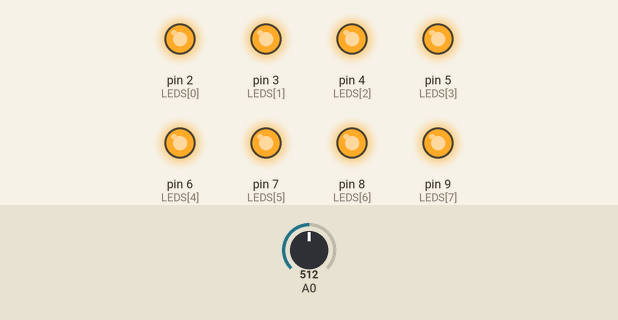
This sketch was run on a simulated Arduino Uno, built with avr-gcc and run on an emulated ATmega328P. Parts: output pins drawn as LEDs (lit = HIGH). The test bench sets the inputs (shaded band); at power-on: A0 = 512.

Above: at 1.2 s.
1.3 s: A0 set to 22
2.8 s: A0 set to 20
At 3.2 s:
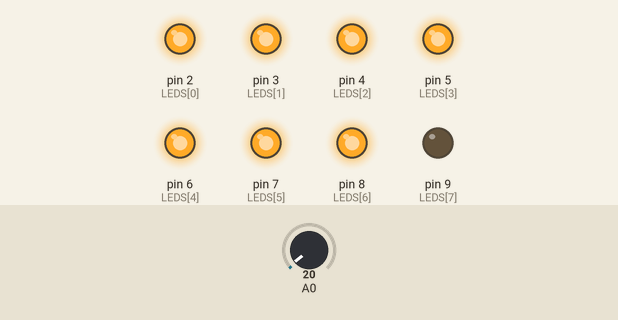
4.3 s: A0 set to 0
At 5.5 s:
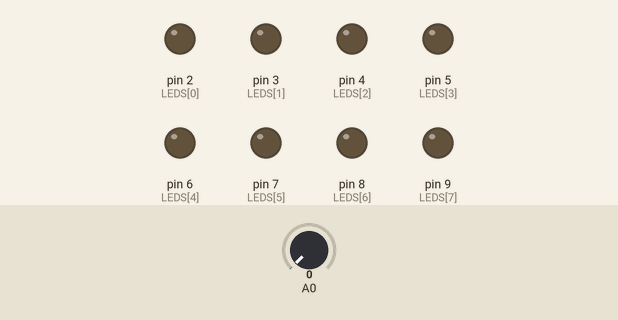
5.8 s: A0 set to 16
At 6.9 s:
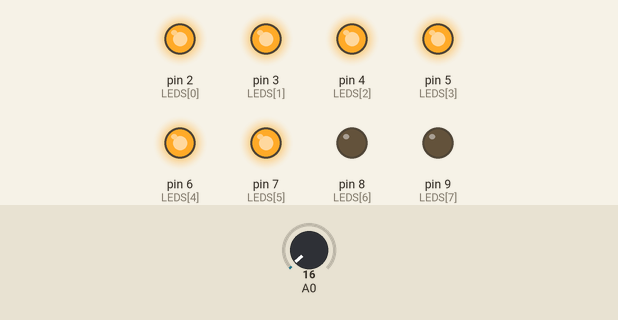
7.3 s: A0 set to 122
At 8.0 s:
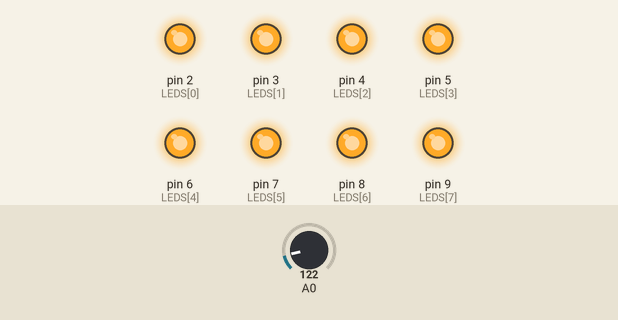
Timing chart, 0 to 9.8 s (numbered marks = the images above; inputs shaded):
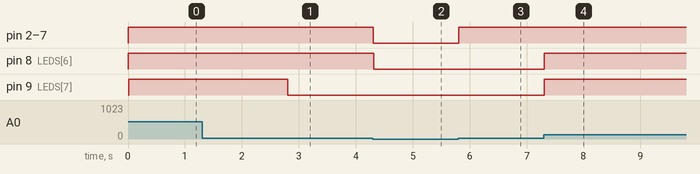

The sketch:

alataveu_amb_vumetre.ino
```cpp
/****************************************************************
**                                                             **
**                          TÍTOL:                             **
**                   altaveu amb vumetre                       **
**                                                             **
**  NOM: MOHAMED EL MARNISSI                  DATA: 23/01/2017 **
****************************************************************/
//************************ INCLUDE ******************************


//*********************** VARIABLES *****************************

int LEDS[8] = {2,3,4, 5, 6, 7, 8,9}; // estableix array amb valor int de 7 variables
int N0[8] = {0,0,0, 0, 0, 0, 0,0};// estableix array amb valor int de 7 variables
int N1[8] = {1,0,0, 0, 0, 0, 0,0};// estableix array amb valor int de 7 variables
int N2[8] = {1,1,0, 0, 0, 0, 0,0};// estableix array amb valor int de 7 variables
int N3[8] = {1,1,1, 0, 0, 0, 0,0};// estableix array amb valor int de 7 variables
int N4[8] = {1,1,1, 1, 0, 0, 0,0};// estableix array amb valor int de 7 variables
int N5[8] = {1,1,1, 1, 1, 0, 0,0};// estableix array amb valor int de 7 variables
int N6[8] = {1,1,1, 1, 1, 1, 0,0};// estableix array amb valor int de 7 variables
int N7[8] = {1,1,1, 1, 1, 1, 1,0};// estableix array amb valor int de 7 variables
int N8[8] = {1,1,1, 1, 1, 1, 1,1};// estableix array amb valor int de 7 variables
int t= 1;
//************************** SETUP ******************************

void setup() {                //Inicia el bloc

  Serial.begin(9600);
  for ( int i = 0; i < 8; i++)//inicia funcio for, estableix variable i amb un valor de 0 , condiciona, si i es inferior a 8 incrementa el valor de i en 1.
  {
    pinMode(LEDS[i], OUTPUT);// estableix totes les variables de l'array LEDS com a sortides

  }

}                             //Finalitza el bloc

//*************************** LOOP ******************************

void loop() {                 // inicia el bucle del programa
 //

 if(analogRead(A0)==0)
 {
  for (int i = 0; i < 8; i++) //inicia funcio for, estableix variable i amb un valor de 0 , condiciona, si i es inferior a 7 incrementa el valor de i en 1.
  {
    digitalWrite(LEDS[i],N0[i]);//Escriu valor de sortida de l'array LEDS en funcio de l'array N0
    delay(t);
  }
 }
 if(analogRead(A0)>0&&analogRead(A0)<3)
 {
  for (int i = 0; i < 8; i++) //inicia funcio for, estableix variable i amb un valor de 0 , condiciona, si i es inferior a 7 incrementa el valor de i en 1.
  {
    digitalWrite(LEDS[i],N1[i]);//Escriu valor de sortida de l'array LEDS en funcio de l'array N0
    delay(t);
  }
 }
 if(analogRead(A0)>3&&analogRead(A0)<6)
 {
  for (int i = 0; i < 8; i++) //inicia funcio for, estableix variable i amb un valor de 0 , condiciona, si i es inferior a 7 incrementa el valor de i en 1.
  {
    digitalWrite(LEDS[i],N2[i]);//Escriu valor de sortida de l'array LEDS en funcio de l'array N0
    delay(t);
  }
 }
 if(analogRead(A0)>6&&analogRead(A0)<9)
 {
  for (int i = 0; i < 8; i++) //inicia funcio for, estableix variable i amb un valor de 0 , condiciona, si i es inferior a 7 incrementa el valor de i en 1.
  {
    digitalWrite(LEDS[i],N3[i]);//Escriu valor de sortida de l'array LEDS en funcio de l'array N0
    delay(t);
  }
 }
 if(analogRead(A0)>9&&analogRead(A0)<12)
 {
  for (int i = 0; i < 8; i++) //inicia funcio for, estableix variable i amb un valor de 0 , condiciona, si i es inferior a 7 incrementa el valor de i en 1.
  {
    digitalWrite(LEDS[i],N4[i]);//Escriu valor de sortida de l'array LEDS en funcio de l'array N0
    delay(t);
  }
 }
 if(analogRead(A0)>12&&analogRead(A0)<15)
 {
  for (int i = 0; i < 8; i++) //inicia funcio for, estableix variable i amb un valor de 0 , condiciona, si i es inferior a 7 incrementa el valor de i en 1.
  {
    digitalWrite(LEDS[i],N5[i]);//Escriu valor de sortida de l'array LEDS en funcio de l'array N0
    delay(t);
  }
 }
 if(analogRead(A0)>15&&analogRead(A0)<18)
 {
  for (int i = 0; i < 8; i++) //inicia funcio for, estableix variable i amb un valor de 0 , condiciona, si i es inferior a 7 incrementa el valor de i en 1.
  {
    digitalWrite(LEDS[i],N6[i]);//Escriu valor de sortida de l'array LEDS en funcio de l'array N0
    delay(t);
  }
 }
  if(analogRead(A0)>18&&analogRead(A0)<21)
 {
  for (int i = 0; i < 8; i++) //inicia funcio for, estableix variable i amb un valor de 0 , condiciona, si i es inferior a 7 incrementa el valor de i en 1.
  {
    digitalWrite(LEDS[i],N7[i]);//Escriu valor de sortida de l'array LEDS en funcio de l'array N0
    delay(t);
  }
 }
  if(analogRead(A0)>21)
 {
  for (int i = 0; i < 8; i++) //inicia funcio for, estableix variable i amb un valor de 0 , condiciona, si i es inferior a 7 incrementa el valor de i en 1.
  {
    digitalWrite(LEDS[i],N8[i]);//Escriu valor de sortida de l'array LEDS en funcio de l'array N0
    delay(t);
  }
 }

}                          //Finalitza el bloc

//************************** FUNCIONS ***************************
```

Measured:
- the behaviour switches between 21 and 20 on A0 (found by bisection; images 0 and 1)
- after the input at 1.3 s, every drawn part: stays the same
- after the input at 2.8 s, pin 9 (LEDS[7]): HIGH → LOW at once
- after the input at 4.3 s, pin 2 (LEDS[0]), pin 3 (LEDS[1]), pin 4 (LEDS[2]), pin 5 (LEDS[3]), pin 6 (LEDS[4]), pin 7 (LEDS[5]), pin 8 (LEDS[6]): HIGH → LOW at once
- after the input at 5.8 s, pin 2 (LEDS[0]), pin 3 (LEDS[1]), pin 4 (LEDS[2]), pin 5 (LEDS[3]), pin 6 (LEDS[4]), pin 7 (LEDS[5]): LOW → HIGH at once
- after the input at 7.3 s, pin 8 (LEDS[6]), pin 9 (LEDS[7]): LOW → HIGH at once
